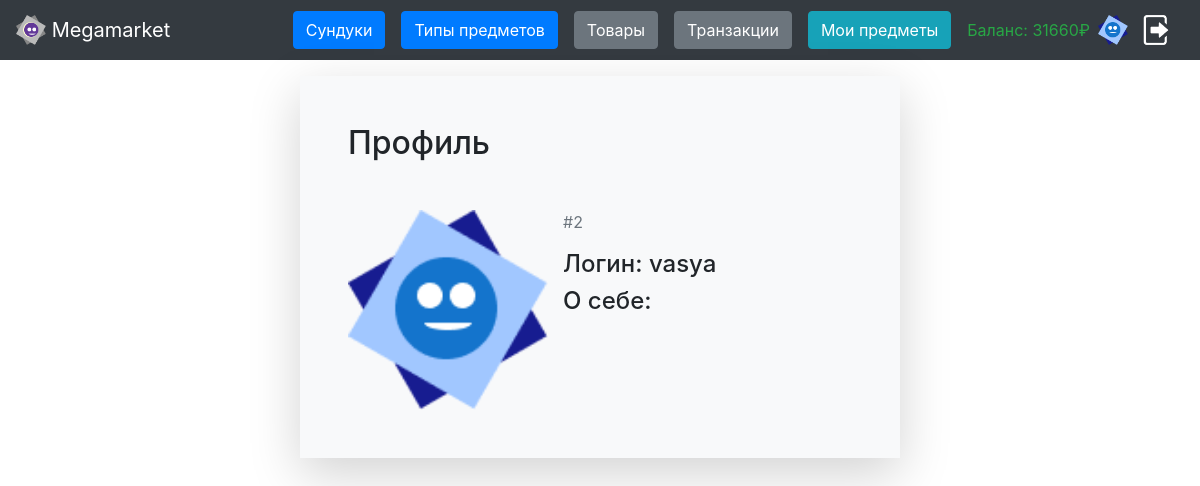
The app's page /users/2 (signed in) with its own data.
### app/models/users/user.py (models this page shows, shortened)
class User(SqlAlchemyBase, UserMixin, Model):
    __tablename__ = "users"
    DEFAULT_AVATAR = "default_avatar.png"
    id = Column(Integer, primary_key=True, autoincrement=True)
    login = Column(String, unique=True, nullable=False)
    password = Column(String, nullable=False)
    description = Column(String, default="")
    bill = Column(Integer, default=0, nullable=False)
    created_at = Column(DateTime, default=datetime.now)
    is_staff = Column(Boolean, default=False)
    avatar = Column(String, default="")
    @property
    def img_url(self):
        return img_url(self.avatar or self.DEFAULT_AVATAR)

### app/site/authorization/views.py (the view)
@blueprint.route("/users/<int:pk>")
@login_required
def user_info(pk):
    with create_session() as session:
        user = session.query(User).filter(User.id == pk).first()
        if user is None:
            abort(404)
        data = {"user": user}
    return render_template("users/user_info.html", **data)

### app/models/db_session.py (called while the page is built)
def create_session() -> Session:
    global __factory
    if __factory is None:
        global_init(DB_FILE)
    return __factory()

### app/site/authorization/views.py (called while the page is built)
@login_manager.user_loader
def load_user(user_id):
    db_sess = create_session()
    return db_sess.query(User).get(user_id)

### app/utils/utils.py (called while the page is built)
def img_url(img_name: str):
    return url_for("static", filename=f"{settings.IMAGES_DIR_NAME}/{img_name}")

### app/templates/users/user_info.html (shortened to what this page needs)
{% extends 'form_base.html' %}
{% block form_content %}
    <h2 class="mb-5">Профиль</h2>
    <div class="d-flex flex-row">
        <img src="{{ user.img_url }}" width="200" height="200" class="d-inline-block align-top" alt="">
        <div class="container">
            <p class="text-secondary">#{{ user.id }}</p>
            <h4>Логин: {{ user.login }}</h4>
            <h4>О себе:</h4>
        </div>
    </div>
{% endblock %}

### app/templates/base.html (shortened to what this page needs)
<!doctype html>
<html lang="ru">
<head>
    <link rel="stylesheet" href="{{ url_for('static', filename='css/general.css') }}">
    <link rel="stylesheet" href="https://cdn.jsdelivr.net/npm/bootstrap@4.6.2/dist/css/bootstrap.min.css"
>
</head>
<body>
<nav class="navbar navbar-dark bg-dark dflex">
    <a class="navbar-brand" href="/">
        <img src="{{ url_for('static', filename='images/logo.png') }}" width="30" height="30"
             class="d-inline-block align-top" alt="">
        Megamarket
    </a>
    {% if current_user and current_user.is_authenticated %}
        <div class="ml-auto d-flex align-items-center">
            {% if current_user.is_staff %}
                <a class="btn btn-primary mx-2" href="/chests">Сундуки</a>
                <a class="btn btn-primary mx-2" href="/item_types">Типы предметов</a>
            {% endif %}
            <a href="/products" class="btn btn-secondary mx-2">Товары</a>
            <a href="/transactions" class="btn btn-secondary mx-2">Транзакции</a>
            <a class="btn btn-info ml-2 mr-3" href="/inventory">Мои предметы</a>
            <div class="text-success mr-2">Баланс: <span id="balance">{{ current_user.bill }}₽</span></div>
            <a href="/profile">
                <img src="{{ current_user.img_url }}" width="30" height="30" class="d-inline-block align-top"
                     alt="">
            </a>
            <a class="btn btn-danger-outline" href="/logout">
                <img src="{{ url_for('static', filename='images/logout.png') }}" width="30" height="30"
                     class="d-inline-block align-top" alt="">
            </a>
        </div>
    {% else %}
        <p>
            <a class="btn btn-primary " href="/register">Зарегистрироваться</a>
            <a class="btn btn-success" href="/login">Войти</a>
        </p>
    {% endif %}
</nav>
<div class="container-fluid dflex justify-content-center">
    <div class="row justify-content-center">
        {% block content %}{% endblock %}
    </div>
</div>
</body>
</html>

### records on screen
User: bill "31660"
User: id "2", login "vasya"
